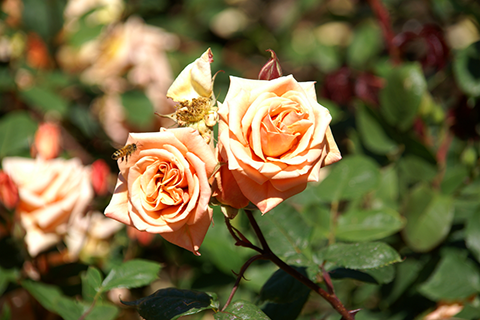
//> input picture data/rose.bmp, 480 x 320 px
$ ./filter2D   (built with g++ and OpenCV 4)
//> lines starting //> are read from the running program, lines starting //| are printed output that depends on the picture
#include "opencv2/opencv.hpp"
#include <iostream>

using namespace cv;
using namespace std;
String folder = "/home/yhan/yhan_ROS2/data/";

int main()
{
    Mat src = imread(folder + "rose.bmp", IMREAD_GRAYSCALE);
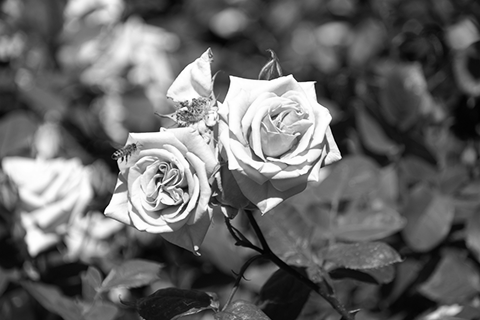
//> src: 320 rows x 480 cols, CV_8UC1; min 0, max 255, mean 102.7
    float data[] = {-1, -1, 0, -1, 0, 1, 0, 1, 1};
    // float data[] = {1.0 / 9, 1.0 / 9, 1.0 / 9, 1.0 / 9, 1.0 / 9, 1.0 / 9, 1.0 / 9, 1.0 / 9, 1.0 / 9};
    Mat emboss(3, 3, CV_32F, data);
    Mat dst;

    filter2D(src, dst, -1, emboss, Point(-1, -1), 0);
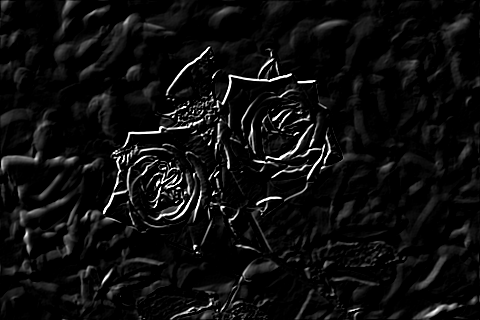
//> dst: 320 rows x 480 cols, CV_8UC1; min 0, max 255, mean 14.5

    imshow("src", src);
    imshow("dst", dst);
    waitKey(0);
    return 0;
}

$ run again, with data/card.bmp copied over data/rose.bmp
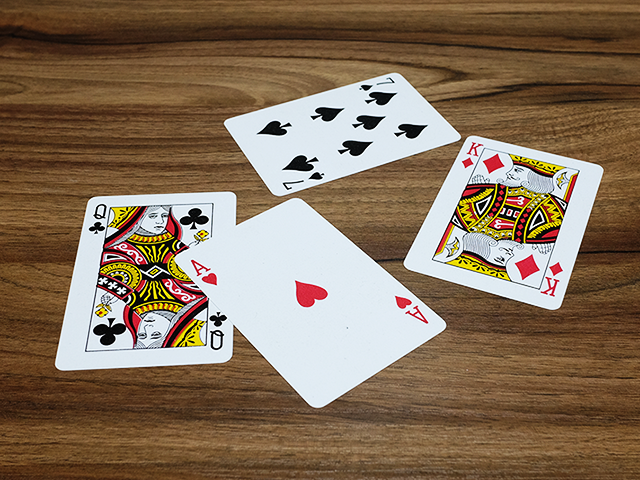
//> input picture data/card.bmp, 640 x 480 px
//> `Mat src = imread(folder + "rose.bmp", IMREAD_GRAYSCALE);`:
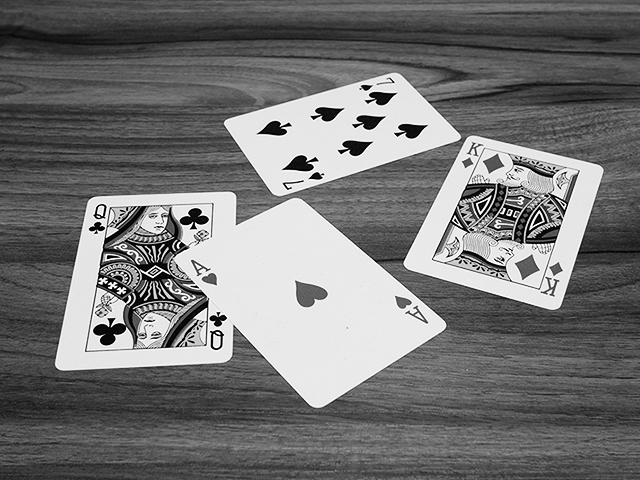
//> src: 480 rows x 640 cols, CV_8UC1; min 0, max 255, mean 116.2
//> `filter2D(src, dst, -1, emboss, Point(-1, -1), 0);`:
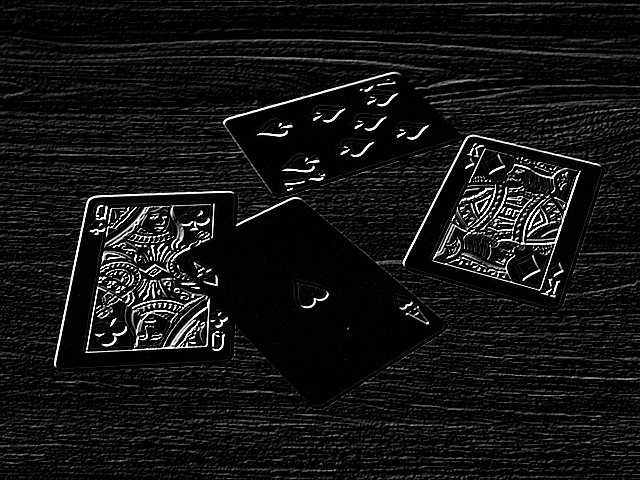
//> dst: 480 rows x 640 cols, CV_8UC1; min 0, max 255, mean 19.4

$ run again, with data/cat.bmp copied over data/rose.bmp
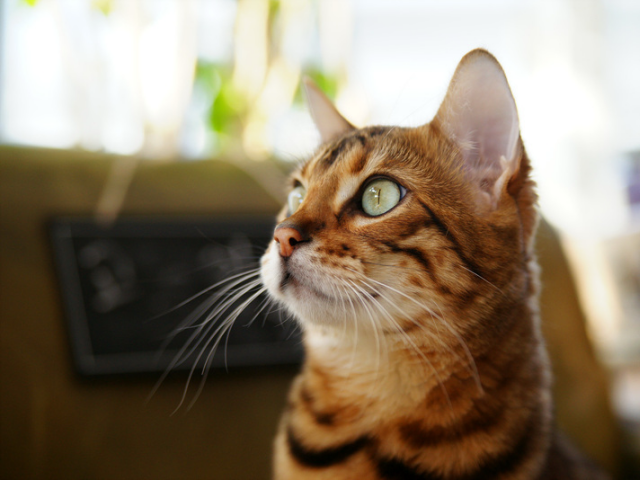
//> input picture data/cat.bmp, 640 x 480 px
//> `Mat src = imread(folder + "rose.bmp", IMREAD_GRAYSCALE);`:
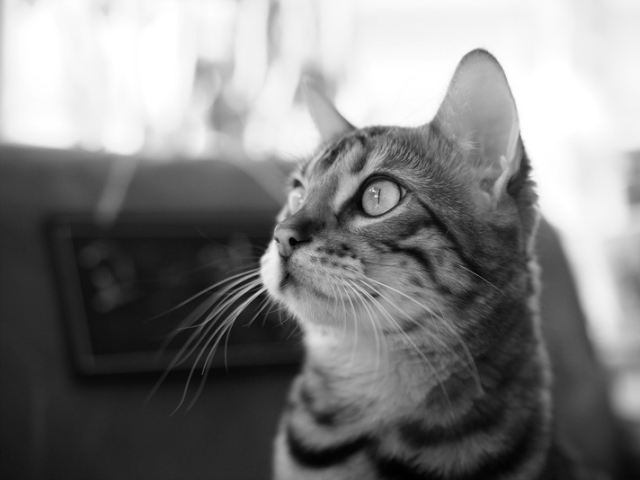
//> src: 480 rows x 640 cols, CV_8UC1; min 0, max 255, mean 127.8
//> `filter2D(src, dst, -1, emboss, Point(-1, -1), 0);`:
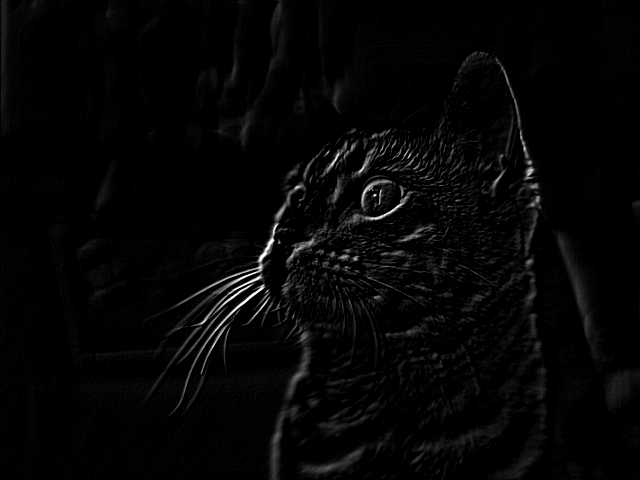
//> dst: 480 rows x 640 cols, CV_8UC1; min 0, max 255, mean 5.4
